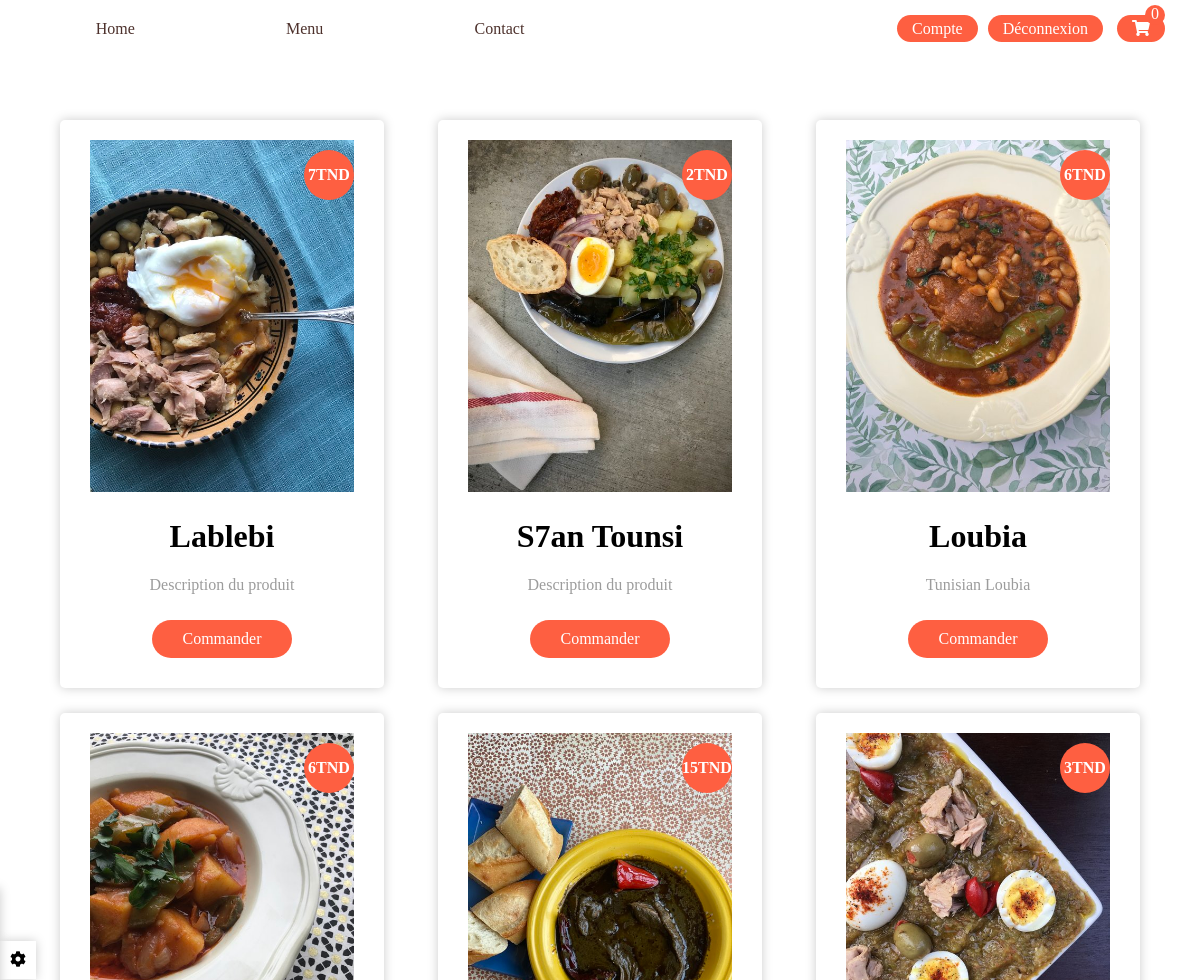
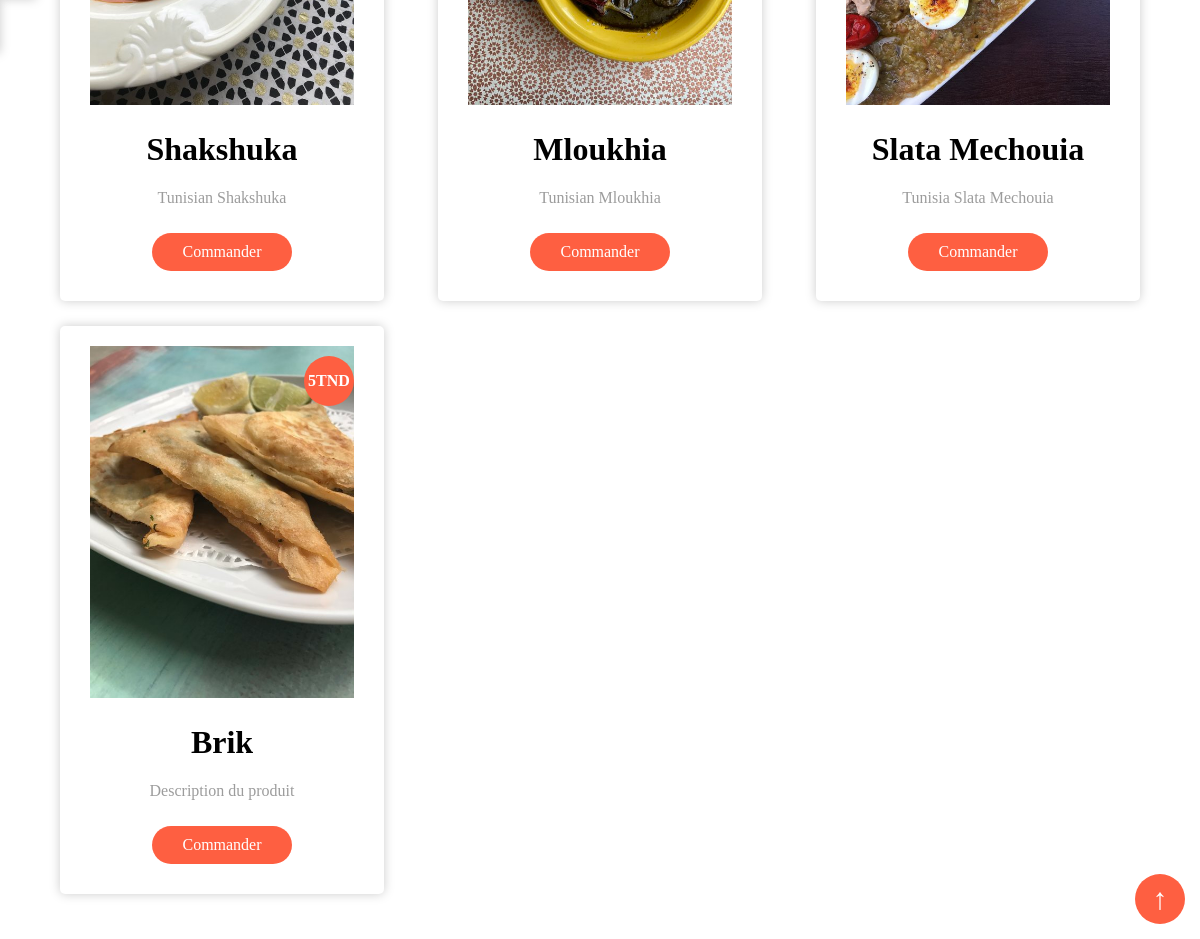
The page /menu.php (signed in) on the database its author committed (2 pictures, top to bottom).
### tables this page shows
CREATE TABLE `food` (
  `food_id` int(11) NOT NULL,
  `food_name` varchar(20) NOT NULL,
  `food_price` int(11) NOT NULL,
  `food_description` varchar(200) NOT NULL,
  `food_img` varchar(200) NOT NULL
);

### menu.php (the view, shortened to what this page needs)
<?php
include "connect.php";
$req = mysqli_query($conn,"SELECT * FROM `food`");
?>
<!DOCTYPE html>
<html lang="en">
	<head>
		<link rel="stylesheet" href="https://cdnjs.cloudflare.com/ajax/libs/font-awesome/5.15.3/css/all.min.css">
		<link rel="stylesheet" href="css/style.css">
	</head>
		<div class="control-box">
		<i class="fas fa-cog fa-spin"></i>
	</div>
	<body>
	<a href="#" id="scroll-top">&#8593;</a>
	<div class="navbar">
		<ul>
			<li><a href="index.php">Home</a></li>
			<li><a href="menu.php">Menu</a></li>
			<li><a href="contact.php">Contact</a></li>
		</ul>
		<div class="account">
			<?php
			if(isset($_SESSION["user"]))
			{
				echo "<a href='account.php'>Compte</a>";
				echo "<a href='deconnect.php'>Déconnexion</a>";
				echo "
					<a href='account.php?tab=commande'>
						<span href='#' id='shop'>
						    <span class='shop-count'>0</span>
							<i class='fas fa-shopping-cart'></i>
						</span>
					</a>"
					;
			}
			?>
		</div>
	</div>
		<div class="menu-container">
			<?php
				while($tab = mysqli_fetch_row($req))
				{
					?>
					<div class='menu-item'>
						<img src='<?php echo $tab[4] ?>' alt=''>
						<span><?php echo $tab[2]?>TND</span>
						<h1><?php echo $tab[1] ?></h1>
						<p><?php echo $tab[3] ?></p>
						<a href="#" id='commander' class="commande-btn"
							<?php if(isset($_SESSION["user"]))echo "data-login='true'"?>>
						Commander</a>
					</div>
				<?php
				}
			?>
		</div>
	</body>
</html>

### rows shown on the page
food: food_img (picture), food_price "7", food_name "Lablebi", food_description "Description du produit"
food: food_img (picture), food_price "2", food_name "S7an Tounsi", food_description "Description du produit"
food: food_img (picture), food_price "6", food_name "Loubia", food_description "Tunisian Loubia"
food: food_img (picture), food_price "6", food_name "Shakshuka", food_description "Tunisian Shakshuka"
food: food_img (picture), food_price "15", food_name "Mloukhia", food_description "Tunisian Mloukhia"
food: food_img (picture), food_price "3", food_name "Slata Mechouia", food_description "Tunisia Slata Mechouia"
food: food_img (picture), food_price "5", food_name "Brik", food_description "Description du produit"
